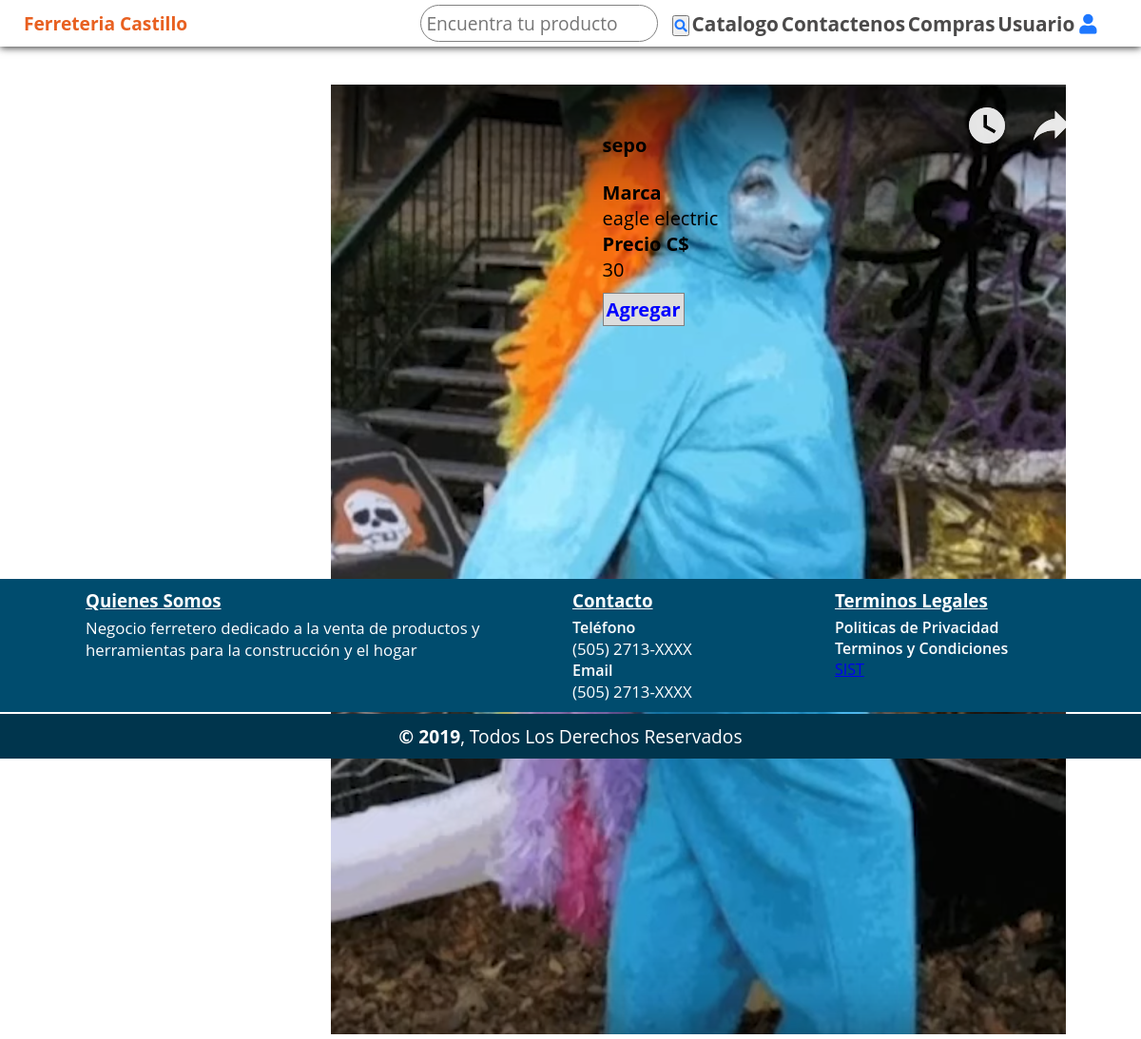
/?c=productos&a=Index2&verprod=5, run on the app's committed database.
### tables this page shows
CREATE TABLE `producto`  (
  `idProducto` int(255) NOT NULL AUTO_INCREMENT,
  `nombre` varchar(30) NULL DEFAULT NULL,
  `marca` int(30) NULL DEFAULT NULL,
  `precio` double(255, 0) NULL DEFAULT NULL,
  `nombre_imagen` varchar(255) NULL DEFAULT NULL,
  `ruta_imagen` varchar(255) NULL DEFAULT NULL,
  `categoria` int(255) NULL DEFAULT NULL,
  PRIMARY KEY (`idProducto`) USING BTREE,
  INDEX `idProducto`(`idProducto`) USING BTREE,
  INDEX `fk01_producto`(`marca`) USING BTREE,
  INDEX `fk02_producto`(`categoria`) USING BTREE,
  CONSTRAINT `fk01_producto` FOREIGN KEY (`marca`) REFERENCES `marca` (`idmarca`) ON DELETE RESTRICT ON UPDATE RESTRICT,
  CONSTRAINT `fk02_producto` FOREIGN KEY (`categoria`) REFERENCES `categoria` (`idcategoria`) ON DELETE RESTRICT ON UPDATE RESTRICT
);

CREATE TABLE `marca`  (
  `idmarca` int(255) NOT NULL AUTO_INCREMENT,
  `nombre` varchar(30) NULL DEFAULT NULL,
  INDEX `idmarca`(`idmarca`) USING BTREE
);

### controllers/productos.controler.php (called while the page is built, shortened)
<?php
    class ProductosController{
        public function Index2(){
            require_once 'views/cliente/layouts/dhead.php';
            require_once 'views/cliente/layouts/header.php';
            require_once 'views/cliente/producto/detalleproducto.php';
            require_once 'views/cliente/layouts/footer.php';
        }
    }
?>

### config/conexion.php (called while the page is built)
<?php
	class Conexion{
		public static function startup(){
			$pdo = new PDO('mysql:host=localhost;dbname=ferreteria_castillo;charset=utf8', 'root', 'Myroot');
			$pdo->setAttribute(PDO::ATTR_ERRMODE, PDO::ERRMODE_EXCEPTION);
			return $pdo;
		}
	}
?>

### models/producto.php (called while the page is built, shortened)
<?php
	require_once dirname(__FILE__,2)."./Config/conexion.php";
	class Producto{
		private $pdo;
		public function __CONSTRUCT()
	    {
            try
            {
                $this->pdo = Conexion::StartUp();
            }
            catch(Exception $e)
            {
                die($e->getMessage());
            }
	    }
		public function listardetalle($idproducto){
            try{
                $stm = $this->pdo->prepare("select idproducto, p.nombre Producto,c.nombre Categoria,m.nombre Marca,precio,ruta_imagen
                from producto p inner join marca m on m.idmarca = p.marca inner join categoria c on c.idcategoria = p.categoria where idproducto=?;");
                $stm->execute(array($idproducto));
                return $stm->fetchAll(PDO::FETCH_OBJ);
            }
            catch(Exception $e)
            {
                die($e->getMessage());
            }
        }
	}
?>

### views/cliente/producto/detalleproducto.php (the view, shortened to what this page needs)
<?php
        require_once './models/producto.php';
        $categoria=$_REQUEST['verprod'];
        $producto = new Producto();
        $productos = $producto->listardetalle($categoria);
        $array=json_decode(json_encode($productos),true);
?>
<div class="conteinerdetalle">
    <div class="item_detalle">
        <div class="columna1">
            <div class="imagen">
                    <img src="<?php echo $array['0']['ruta_imagen']; ?>" alt="imagen">
            </div>
        </div>
        <div class="columna2">
            <div class="nombre">
                <span><?php echo $array['0']['Producto']; ?></span>
            </div>
            <div class="descripcion">
                <span>Marca</span>
                <p><?php echo $array['0']['Marca']; ?></p>
                <span>Precio C$</span>
                <p> <?php echo $array['0']['precio']; ?></p>
            </div>
            <div class="ver">
                <a href="?c=productos&a=Index2&verprod=<?php echo $productos->idproducto;?>" class="boton">
                    Agregar
                </a>
            </div>
        </div>
    </div>
</div>

### assets/css/estiloheaders.css (style rules this page uses)
* { -webkit-box-sizing: border-box; -moz-box-sizing: border-box; box-sizing: border-box; font-family: 'open sans'; margin: 0; padding: 0; }
html { box-sizing: border-box; }
*, *:before, *:after { box-sizing: inherit; }

### assets/css/home.css (style rules this page uses)
html { box-sizing: border-box; }
*, *:before, *:after { box-sizing: inherit; }
* { box-sizing: border-box; }
.boton { margin-top: 5px; text-decoration: none; border: 1px solid gray; background-color: rgb(221, 221, 221); color: blue; font-weight: 700; padding: 3px; }

### assets/css/listaproductos.css (style rules this page uses)
* { -webkit-box-sizing: border-box; -moz-box-sizing: border-box; box-sizing: border-box; font-family: 'open sans'; margin: 0; padding: 0; }
html { box-sizing: border-box; }
*, *:before, *:after { box-sizing: inherit; }
.columna2 { flex-direction: row; flex: wrap; }

### assets/css/estilodetalle.css (style rules this page uses)
.conteinerdetalle { width: 80%; margin: auto; height: 500px; }
.item_detalle { display: flex; flex-direction: column; width: 70%; margin: auto; align-items: center; height: 60%; }
.item_detalle .columna1 { width: 45%; margin: auto; height: auto; }
.item_detalle .columna2 { display: flex; flex-direction: column; justify-content: space-between; width: 45%; height: 200px; }
.item_detalle .columna2 { font-size: 20px; }
.item_detalle .columna2 .descripcion { height: 100px; justify-content: space-between; }
.item_detalle .columna2 span { font-weight: bold; }
@media only screen and (min-width:800px) { .item_detalle { display: flex; flex-direction: row; } }
@media only screen and (min-width:800px) { .item_detalle .columna1 { width: 30%; } }
@media only screen and (min-width:800px) { .item_detalle .columna2 { width: 60; } }

### data on the page
producto: ruta_imagen (picture), nombre "sepo", marca.nombre "eagle electric", precio "30"

### other printed values
$usuario "Usuario"
